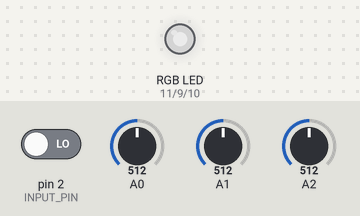
Bench run of a sketch on a simulated Arduino Uno, built with avr-gcc and run on an emulated ATmega328P. On the bench: an RGB LED mixed from three pins (HIGH = lit). The test bench sets the inputs (shaded band); at power-on: A0 = 512, A1 = 512, A2 = 512, pin 2 (INPUT_PIN) LOW. Dim RGB values are drawn brighter than linear.

Above: at 1.2 s.
1.3 s: A0 set to 716
At 2.2 s:
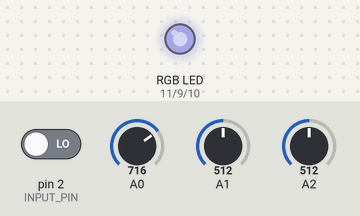
2.8 s: A1 set to 716
At 3.5 s:
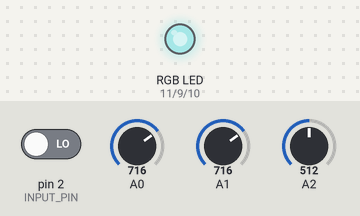
4.3 s: A2 set to 716
At 4.6 s:
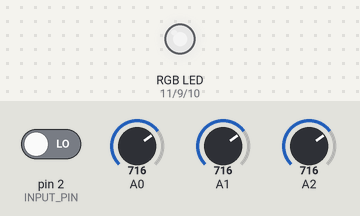
5.8 s: pin 2 (INPUT_PIN) driven HIGH
At 6.9 s:
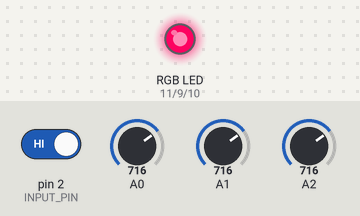
7.3 s: A0 set to 900
At 8.1 s:
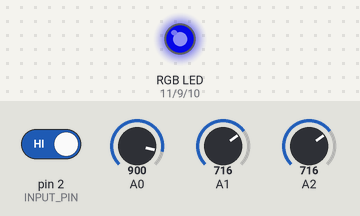
8.8 s: A1 set to 900
At 9.2 s:
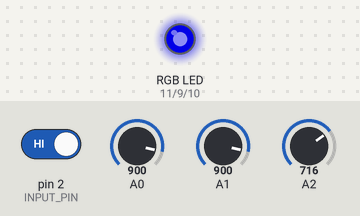
Timing chart, 0 to 11.3 s (numbered marks = the images above; inputs shaded):
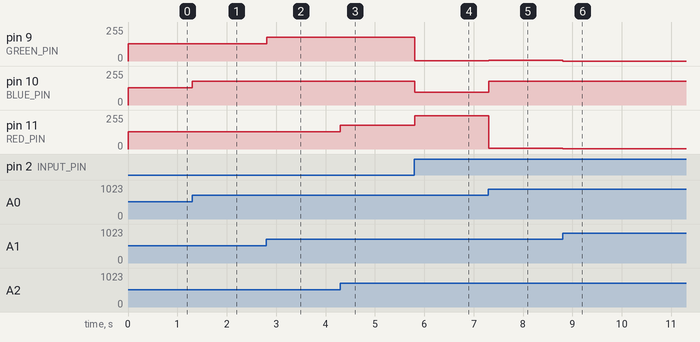

Measured:
- after the input at 1.3 s, pin 10 (BLUE_PIN): 128/255 → 179/255 at once
- after the input at 2.8 s, pin 9 (GREEN_PIN): 128/255 → 179/255 at once
- after the input at 4.3 s, pin 11 (RED_PIN): 128/255 → 179/255 at once
- after the input at 5.8 s, pin 9 (GREEN_PIN): 179/255 → 3/255 at once; pin 10 (BLUE_PIN): 179/255 → 95/255 at once; pin 11 (RED_PIN): 179/255 → 249/255 at once
- after the input at 7.3 s, pin 9 (GREEN_PIN): 3/255 → 6/255 at once; pin 10 (BLUE_PIN): 95/255 → 180/255 at once; pin 11 (RED_PIN): 249/255 → 5/255 at once
- after the input at 8.8 s, pin 9 (GREEN_PIN): 6/255 → 0/255 at once; pin 11 (RED_PIN): 5/255 → 1/255 at once

The sketch:

arduino_prototype_knobs.ino
```cpp
#include <avr/pgmspace.h>

// Pin definitions
#define RED_PIN    11
#define GREEN_PIN  9
#define BLUE_PIN   10
#define INPUT_PIN  2
#define KNOB_1     A2
#define KNOB_2     A1
#define KNOB_3     A0

// state definitions
#define OFF        0
#define RGB_MODE   1
#define HSL_MODE   2
#define FADE_HUE   3
#define FADE_VALUE 4
#define NUM_STATES 5

// Max duty cycles
#define MAX_RED    255
#define MAX_GREEN  255
#define MAX_BLUE   255
#define MAX_HUE    255
#define MAX_SAT    255
#define MAX_VAL    255

// Global variables
int counter = 0;
volatile uint8_t state = 1;
uint16_t hue = 0;
uint16_t val = 0;
extern const uint8_t PROGMEM gamma[];
long lastDebounceTime;
long debounceThreshold = 100;

void setup()
{
  pinMode(RED_PIN, OUTPUT);
  pinMode(GREEN_PIN, OUTPUT);
  pinMode(BLUE_PIN, OUTPUT);
  pinMode(INPUT_PIN, INPUT);

  // set up interrupt routine for mode button
  attachInterrupt(digitalPinToInterrupt(INPUT_PIN), changeState, RISING);

  Serial.begin(9600);

  turnOff();
}

void loop()
{
  bool fadeUpVal = true;

  switch (state)
  {
    case RGB_MODE:
      analogWrite(RED_PIN, readKnob(KNOB_1));
      analogWrite(GREEN_PIN, readKnob(KNOB_2));
      analogWrite(BLUE_PIN, readKnob(KNOB_3));
      break;

    case HSL_MODE:
      uint8_t r, g, b;
      hsvtorgb(&r, &g, &b, readKnob(KNOB_1), readKnob(KNOB_2), readKnob(KNOB_3));
      displayRGBcorrected(r, g, b);
      break;

    case FADE_HUE:
      // enter loop until mode button is pressed
      while (state == FADE_HUE)
      {
        uint16_t hueRate = 260 - readKnob(KNOB_1);

        ++hue;
        if (hue >= MAX_HUE) hue = 0;

        hsvtorgb(&r, &g, &b, hue, 255, 255);
        displayRGBcorrected(r, g, b);
        delay(hueRate);
      }
      break;

    case FADE_VALUE:
      // enter loop until mode button is pressed
      while (state == FADE_VALUE)
      {
        uint16_t valRate = readKnob(KNOB_3) >> 5;

        if(fadeUpVal)
        {
          if (valRate > (MAX_VAL - val))
          {
            val = MAX_VAL;
            // change direction
            fadeUpVal = false;
          }
          else val += valRate;
        }
        else
        {
          if (val < valRate)
          {
            val = 1;
            // change direction
            fadeUpVal = true;
          }
          else val -= valRate;
        }

        hsvtorgb(&r, &g, &b, readKnob(KNOB_1), 255, val);
        displayRGBcorrected(r, g, b);
        delay(10);
      }
      break;

    case OFF:
      turnOff();
      break;
  }
}

uint8_t readKnob(uint8_t pin)
{
  /* analogRead returns value in (0,1023), shift right 2 bits to
     divide by 4 to get value in (0,255)
     The loop is used to poll multiple times to reduce flickering.
  */
  uint8_t readings[16];
  uint8_t counter = 0;
  uint8_t attempts = 0;

  while (counter < 7 && attempts < 4)
  {
    for (uint8_t i = 0; i < 16; i++)
    {
      readings[i] = analogRead(pin) >> 2;
      if (readings[i] == readings[0]) ++counter;
    }
    ++attempts;
  }
  return readings[0];
}

void displayRGBcorrected(uint8_t r, uint8_t g, uint8_t b)
{
  analogWrite(RED_PIN, pgm_read_byte(&gamma[r]));
  analogWrite(GREEN_PIN, pgm_read_byte(&gamma[g]));
  analogWrite(BLUE_PIN, pgm_read_byte(&gamma[b]));
}

void displayRGB(uint8_t r, uint8_t g, uint8_t b)
{
  analogWrite(RED_PIN, r);
  analogWrite(GREEN_PIN, g);
  analogWrite(BLUE_PIN, b);
}

/* HSV to RGB conversion function with only integer
 * math */
 // TODO: saturation behaves strnagely...find out why and fix it
void hsvtorgb(uint8_t* r, uint8_t* g, uint8_t* b, uint8_t h, uint8_t s, uint8_t v)
{
    int region, fpart, p, q, t;

    if(s == 0) {
        /* color is grayscale */
        *r = *g = *b = v;
        return;
    }

    /* make hue 0-5 */
    region = h / 43;
    /* find remainder part, make it from 0-255 */
    fpart = (h - (region * 43)) * 6;

    /* calculate temp vars, doing integer multiplication */
    p = (v * (255 - s)) >> 8;
    q = (v * (255 - ((s * fpart) >> 8))) >> 8;
    t = (v * (255 - ((s * (255 - fpart)) >> 8))) >> 8;

    /* assign temp vars based on color cone region */
    switch(region) {
        case 0:
            *r = v; *g = t; *b = p; break;
        case 1:
            *r = q; *g = v; *b = p; break;
        case 2:
            *r = p; *g = v; *b = t; break;
        case 3:
            *r = p; *g = q; *b = v; break;
        case 4:
            *r = t; *g = p; *b = v; break;
        default:
            *r = v; *g = p; *b = q; break;
    }

    /*Hack to fix bad behavior. For some reason all non-255 values are 1 lower
      than when native C program is compiled with gcc.  This leads to ugly
      transition points because for an unsigned int, 0 - 1 = 255*/
    if (h == 0) *g = 0;
    else if (h == 86) *b = 0;
    else if (h == 172) *r = 0;

    return;
}

void turnOff()
{
  analogWrite(RED_PIN, 0);
  analogWrite(GREEN_PIN, 0);
  analogWrite(BLUE_PIN, 0);
}

//ISR for button
void changeState()
{
  if (millis() - lastDebounceTime > debounceThreshold)
  {
    state = (++state) % NUM_STATES;
    lastDebounceTime = millis();
  }
}

// lookup table for gamma correction
const uint8_t PROGMEM gamma[] = {
    0,  0,  0,  0,  0,  0,  0,  0,  0,  0,  0,  0,  0,  0,  0,  0,
    0,  0,  0,  0,  0,  0,  0,  0,  0,  0,  0,  0,  1,  1,  1,  1,
    1,  1,  1,  1,  1,  1,  1,  1,  1,  2,  2,  2,  2,  2,  2,  2,
    2,  3,  3,  3,  3,  3,  3,  3,  4,  4,  4,  4,  4,  5,  5,  5,
    5,  6,  6,  6,  6,  7,  7,  7,  7,  8,  8,  8,  9,  9,  9, 10,
   10, 10, 11, 11, 11, 12, 12, 13, 13, 13, 14, 14, 15, 15, 16, 16,
   17, 17, 18, 18, 19, 19, 20, 20, 21, 21, 22, 22, 23, 24, 24, 25,
   25, 26, 27, 27, 28, 29, 29, 30, 31, 32, 32, 33, 34, 35, 35, 36,
   37, 38, 39, 39, 40, 41, 42, 43, 44, 45, 46, 47, 48, 49, 50, 50,
   51, 52, 54, 55, 56, 57, 58, 59, 60, 61, 62, 63, 64, 66, 67, 68,
   69, 70, 72, 73, 74, 75, 77, 78, 79, 81, 82, 83, 85, 86, 87, 89,
   90, 92, 93, 95, 96, 98, 99,101,102,104,105,107,109,110,112,114,
  115,117,119,120,122,124,126,127,129,131,133,135,137,138,140,142,
  144,146,148,150,152,154,156,158,160,162,164,167,169,171,173,175,
  177,180,182,184,186,189,191,193,196,198,200,203,205,208,210,213,
  215,218,220,223,225,228,231,233,236,239,241,244,247,249,252,255 };
```
